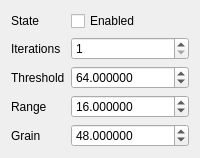
                <widget class="QWidget" name="debandTab">
                 <attribute name="title">
                  <string>Deband</string>
                 </attribute>
                 <layout class="QFormLayout" name="debandTabLayout">
                  <property name="fieldGrowthPolicy">
                   <enum>QFormLayout::FieldGrowthPolicy::AllNonFixedFieldsGrow</enum>
                  </property>
                  <item row="0" column="0">
                   <widget class="QLabel" name="debandStateLabel">
                    <property name="text">
                     <string>State</string>
                    </property>
                   </widget>
                  </item>
                  <item row="0" column="1">
                   <widget class="QCheckBox" name="debandEnabled">
                    <property name="text">
                     <string>Enabled</string>
                    </property>
                   </widget>
                  </item>
                  <item row="1" column="0">
                   <widget class="QLabel" name="debandIterationsLabel">
                    <property name="text">
                     <string>Iterations</string>
                    </property>
                   </widget>
                  </item>
                  <item row="1" column="1">
                   <widget class="QSpinBox" name="debandIterations">
                    <property name="minimum">
                     <number>1</number>
                    </property>
                    <property name="maximum">
                     <number>16</number>
                    </property>
                   </widget>
                  </item>
                  <item row="2" column="0">
                   <widget class="QLabel" name="debandThresholdLabel">
                    <property name="text">
                     <string>Threshold</string>
                    </property>
                   </widget>
                  </item>
                  <item row="2" column="1">
                   <widget class="QDoubleSpinBox" name="debandThreshold">
                    <property name="decimals">
                     <number>6</number>
                    </property>
                    <property name="maximum">
                     <double>4096.000000000000000</double>
                    </property>
                    <property name="value">
                     <double>64.000000000000000</double>
                    </property>
                   </widget>
                  </item>
                  <item row="3" column="0">
                   <widget class="QLabel" name="debandRangeLabel">
                    <property name="text">
                     <string>Range</string>
                    </property>
                   </widget>
                  </item>
                  <item row="3" column="1">
                   <widget class="QDoubleSpinBox" name="debandRange">
                    <property name="decimals">
                     <number>6</number>
                    </property>
                    <property name="minimum">
                     <double>1.000000000000000</double>
                    </property>
                    <property name="maximum">
                     <double>64.000000000000000</double>
                    </property>
                    <property name="value">
                     <double>16.000000000000000</double>
                    </property>
                   </widget>
                  </item>
                  <item row="4" column="0">
                   <widget class="QLabel" name="debandGrainLabel">
                    <property name="text">
                     <string>Grain</string>
                    </property>
                   </widget>
                  </item>
                  <item row="4" column="1">
                   <widget class="QDoubleSpinBox" name="debandGrain">
                    <property name="decimals">
                     <number>6</number>
                    </property>
                    <property name="maximum">
                     <double>4096.000000000000000</double>
                    </property>
                    <property name="value">
                     <double>48.000000000000000</double>
                    </property>
                   </widget>
                  </item>
                 </layout>
                </widget>
